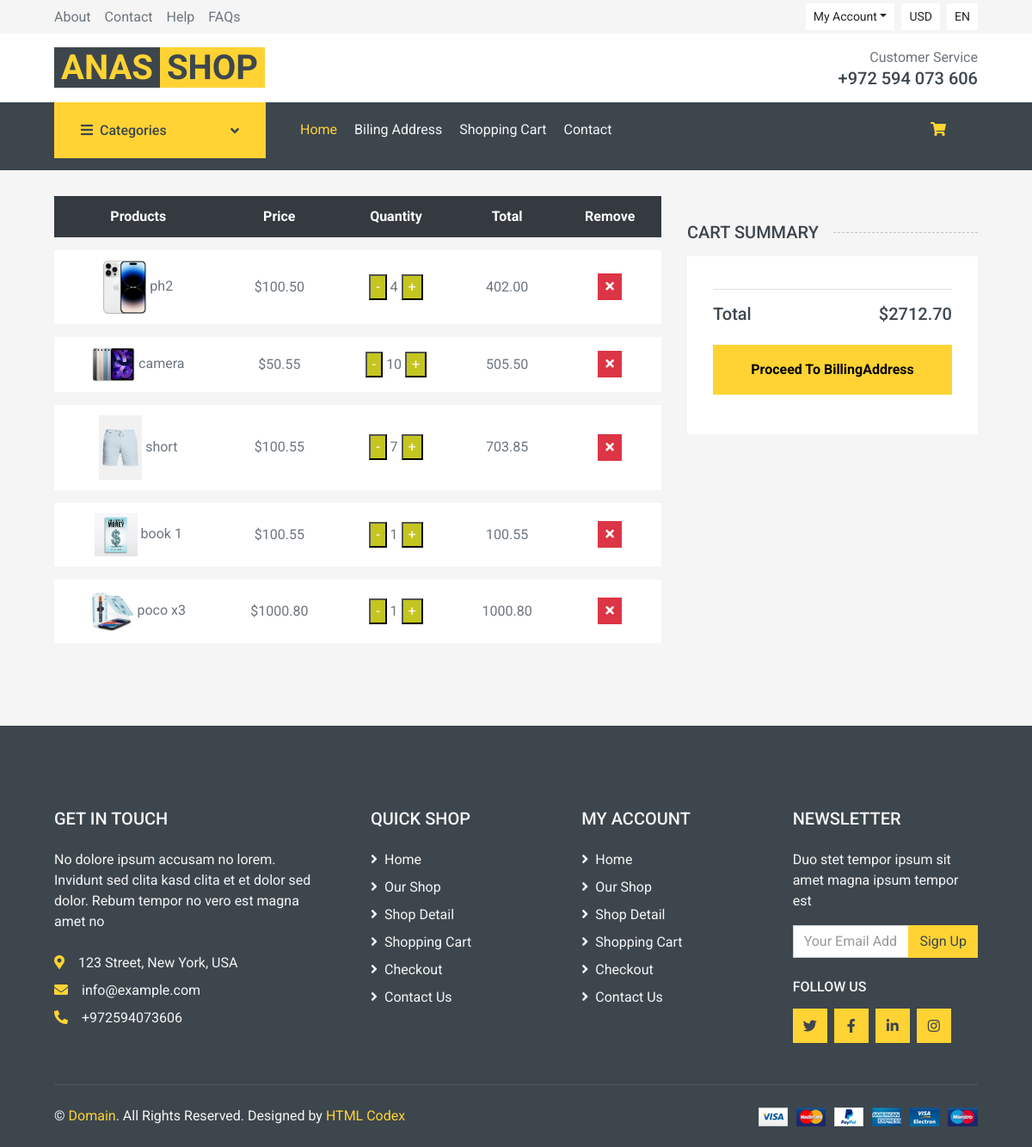
The app's page /cart/ (signed in), older data.
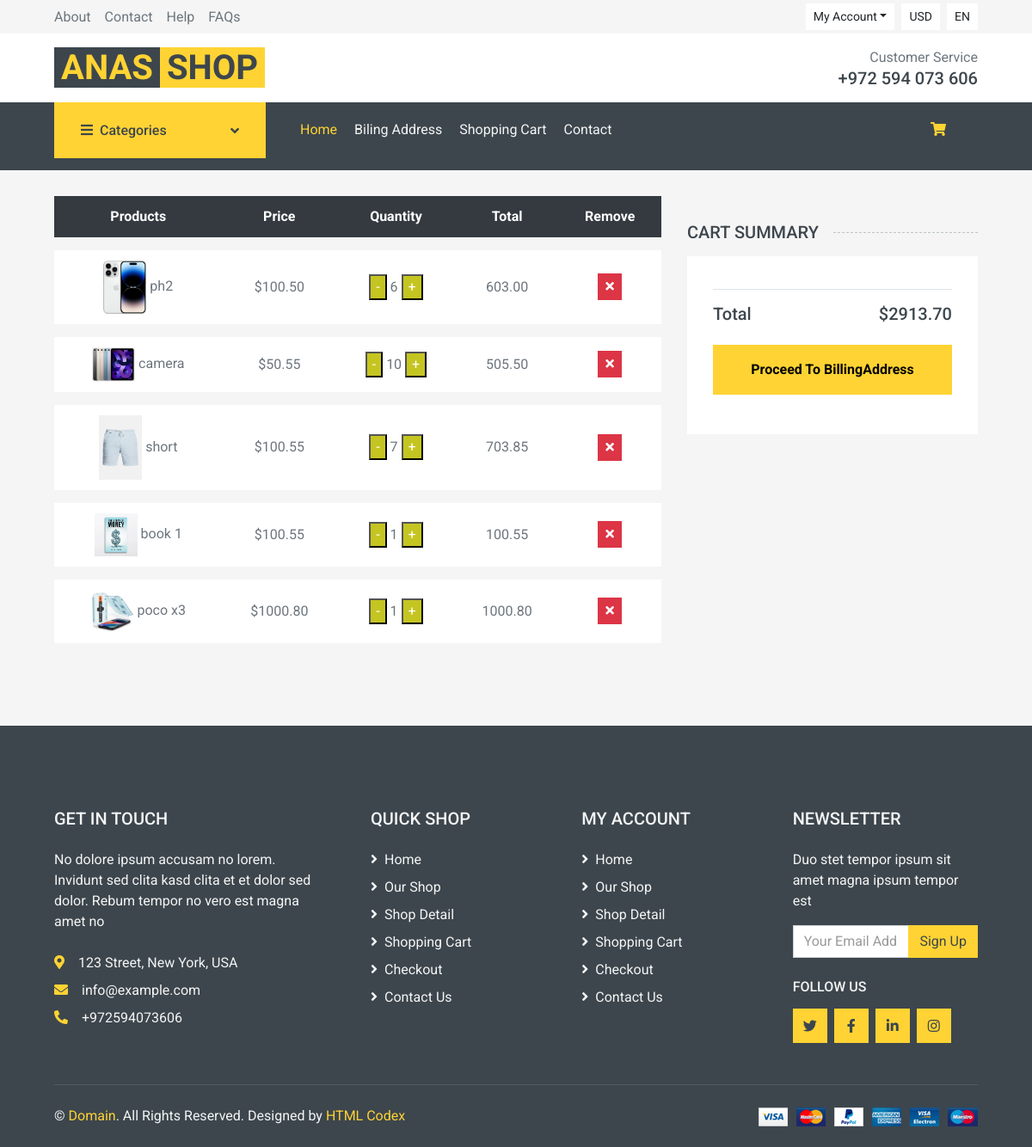
The same page, newer data.
### app1/models.py (models this page shows, shortened)
class CartItem(models.Model):
    product = models.ForeignKey(Product, on_delete=models.CASCADE) #هون انا عندي لينك بين عناصر الكارت وعناصر البرودكت ممكن مجموعة من الكارت ايتم يكومو نفس البرودكت الواحد
    user = models.ForeignKey(User,on_delete=models.CASCADE)
    quantity = models.PositiveIntegerField(default=1)
    total_price_one_product = models.DecimalField(max_digits=9, decimal_places=2, default=0.00)

class Product(models.Model):
    name = models.CharField(max_length=40)
    price = models.DecimalField(max_digits=9, decimal_places=2)
    image = models.ImageField(upload_to='products_images/')
    category = models.ForeignKey(Category,on_delete=models.CASCADE)
    last_price = models.DecimalField(max_digits=9,decimal_places=2,default=0.00)
    rating_range = models.PositiveIntegerField(default=3)
    description = models.TextField(max_length=4000,default="test Description")
    quantity_sold = models.PositiveIntegerField(default=0)

### app1/views.py (the view)
# urls.py: path('cart/',views.view_cart,name="cart_view"),
@login_required
def view_cart(request):
    cart_items = CartItem.objects.filter(user=request.user)
    categories = Category.objects.all()
    for cart_item in cart_items:
        cart_item.total_price_one_product = cart_item.product.price * cart_item.quantity
    total = sum(cartitem.product.price * cartitem.quantity for cartitem in cart_items)
    return render(request, 'cart.html', {'cart_items': cart_items, 'categories': categories,'total': total})

### app1/templates/cart.html (shortened to what this page needs)
{% extends 'base.html' %}
{% block content %}
    <div class="container-fluid">
        <div class="row px-xl-5">
            <div class="col-lg-8 table-responsive mb-5">
                <table class="table table-light table-borderless table-hover text-center mb-0">
                    <thead class="thead-dark">
                        <tr>
                            <th>Products</th>
                            <th>Price</th>
                            <th>Quantity</th>
                            <th>Total</th>
                            <th>Remove</th>
                        </tr>
                    </thead>
                    <tbody class="align-middle">
                        {% for cart_item in cart_items %}
                            <tr>
                                <td class="align-middle">
                                    <img src="{{ cart_item.product.image.url }}" alt="Product Image" style="width: 50px;">
                                    {{ cart_item.product.name }}
                                </td>
                                <td class="align-middle">${{ cart_item.product.price }}</td>
                                <td class="align-middle">
                                    <form method="POST" action="{% url 'update_quantity' cart_item.id %}">
                                        <button type="submit" name="quantity_change" value="decrement" class="minus-button">-</button>
                                        <span class="quantity-value" data-quantity="{{ cart_item.quantity }}">{{ cart_item.quantity }}</span>
                                        <button type="submit" name="quantity_change" value="increment" class="plus-button">+</button>
                                    </form>
                                </td>
                                <td class="align-middle">
                                    <span class="quantity-value" data-price="{{ cart_item.product.price }}">{{ cart_item.total_price_one_product }}</span>
                                </td>
                                <td class="align-middle">
                                    <a href="{% url 'cancel_from_cart' product_id=cart_item.product.id %}">
                                        <button class="btn btn-sm btn-danger">
                                            <i class="fa fa-times"></i>
                                        </button>
                                    </a>
                                </td>
                            </tr>
                        {% endfor %}
                    </tbody>
                </table>
            </div>
            <div class="col-lg-4">
                <h5 class="section-title position-relative text-uppercase mb-3">
                    <span class="bg-secondary pr-3">Cart Summary</span>
                </h5>
                <div class="bg-light p-30 mb-5">
                    <div class="border-bottom pb-2">
                    </div>
                    <div class="pt-2">
                        <div class="d-flex justify-content-between mt-2">
                            <h5>Total</h5>
                            <h5>${{ total }}</h5>
                        </div>
                        <button class="btn btn-block btn-primary font-weight-bold my-3 py-3" type="submit">
                            <a href="{% url 'add_billing_address'%}" style="color: black;">Proceed To BillingAddress</a>
                        </button>
                    </div>
                </div>
            </div>
        </div>
    </div>
{% endblock %}

Row changes from the older to the newer data that the page shows:
changed CartItem "ph2": quantity "4" → "6"; total_price_one_product "402.00" → "603.00"
Text that changed along with them:
{{ total }}: "2712.70" → "2913.70"
